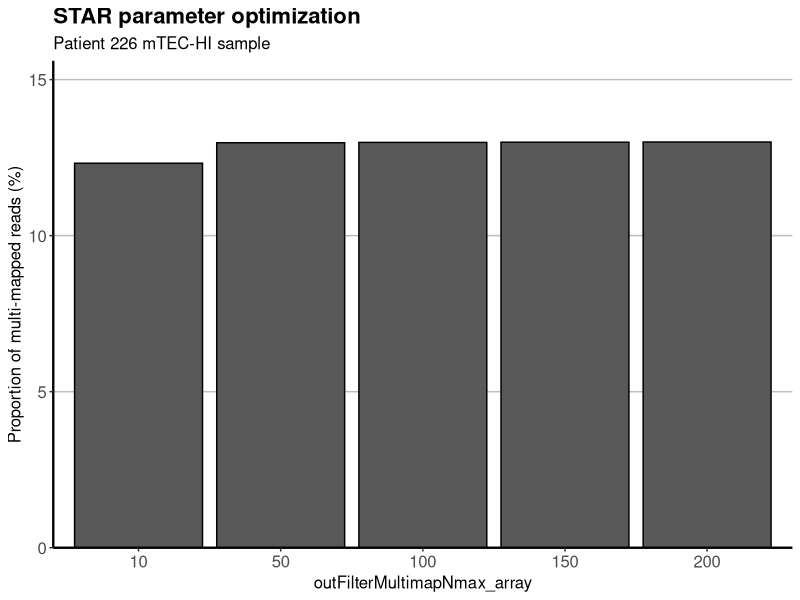
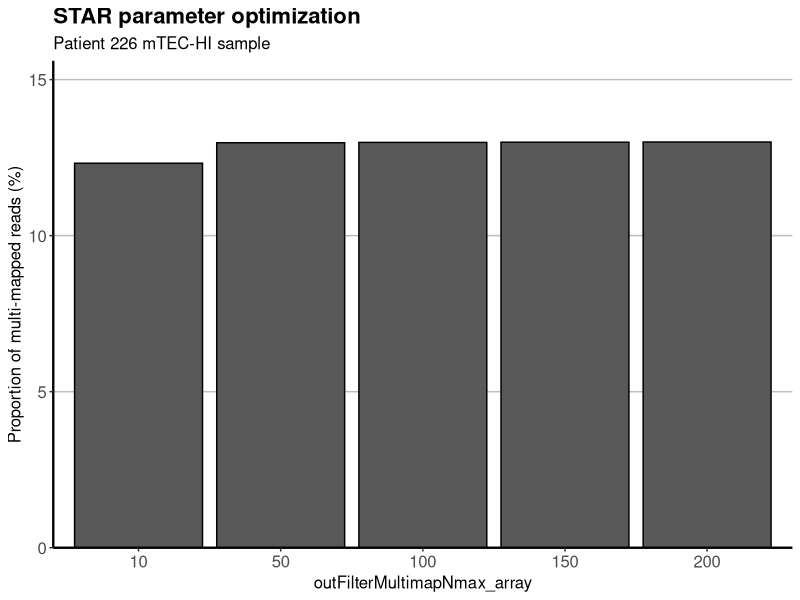

The R script that drew these images, in order:
library(ggplot2)
library(dplyr)

df = data.frame(multi_map_parameter = c(10, 50, 100, 150, 200))

df$multi_map_parameter = as.factor(df$multi_map_parameter)

df$annotated_reads = c(71792494.63372958, 71982022.56696483, 71993044.47464405, 71996200.89465106, 71998061.01108)
df$multi_reads = c(8845166, 9341186, 9349924, 9355569, 9360374)

df = mutate(df, percent_multi_reads = (multi_reads / annotated_reads) * 100)

plot = ggplot(data = df, aes(x = multi_map_parameter, y = percent_multi_reads)) +
  geom_bar(stat = 'identity', color = 'black') +
  scale_y_continuous(expand = expansion(mult = c(0, .2))) +
  xlab('outFilterMultimapNmax_array') +
  ylab('Proportion of multi-mapped reads (%)') +
  ggtitle('STAR parameter optimization', 'Patient 226 mTEC-HI sample')

plot + theme_bw() + theme(plot.title = element_text(face = 'bold', size = 16),
                               plot.subtitle = element_text(size = 12),
                               panel.grid.major.x = element_blank(),
                               panel.grid.minor.x = element_blank(),
                               panel.grid.major.y = element_line(color = 'grey'),
                               panel.grid.minor.y = element_blank(),
                               axis.text.x = element_text(size = 12),
                               axis.text.y = element_text(size = 12),
                               axis.title = element_text(size = 12),
                               axis.line = element_line(size = 0.8),
                               panel.border = element_blank(),
                               legend.text = element_text(size = 12),
                               legend.title = element_text(size = 14))

ggsave("/Users/mpeacey/TE_thymus/analysis/Plots/21-03-25/STAR_parameter_optimization.png", 
       width = 15, height = 10, units = "cm")